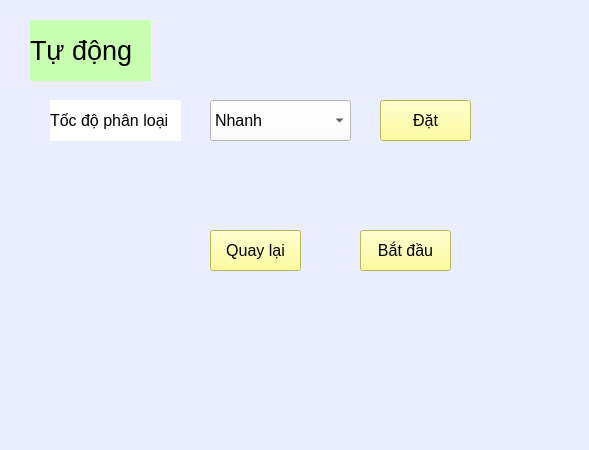
<?xml version="1.0" encoding="UTF-8"?>
<ui version="4.0">
 <class>Form</class>
 <widget class="QWidget" name="Form">
  <property name="geometry">
   <rect>
    <x>0</x>
    <y>0</y>
    <width>589</width>
    <height>450</height>
   </rect>
  </property>
  <property name="windowTitle">
   <string>Form</string>
  </property>
  <property name="styleSheet">
   <string notr="true">background-color:rgb(235, 238, 255)</string>
  </property>
  <widget class="QPushButton" name="btn_auto_set">
   <property name="geometry">
    <rect>
     <x>380</x>
     <y>100</y>
     <width>91</width>
     <height>41</height>
    </rect>
   </property>
   <property name="font">
    <font>
     <pointsize>12</pointsize>
    </font>
   </property>
   <property name="styleSheet">
    <string notr="true">background-color:rgb(255, 255, 127);</string>
   </property>
   <property name="text">
    <string>Đặt</string>
   </property>
  </widget>
  <widget class="QLabel" name="lbl_auto_02">
   <property name="geometry">
    <rect>
     <x>50</x>
     <y>100</y>
     <width>131</width>
     <height>41</height>
    </rect>
   </property>
   <property name="font">
    <font>
     <pointsize>12</pointsize>
    </font>
   </property>
   <property name="styleSheet">
    <string notr="true">background-color:#fff;</string>
   </property>
   <property name="text">
    <string>Tốc độ phân loại</string>
   </property>
  </widget>
  <widget class="QComboBox" name="cb_auto_speed">
   <property name="geometry">
    <rect>
     <x>210</x>
     <y>100</y>
     <width>141</width>
     <height>41</height>
    </rect>
   </property>
   <property name="font">
    <font>
     <pointsize>12</pointsize>
    </font>
   </property>
   <property name="styleSheet">
    <string notr="true">background-color:#fff;</string>
   </property>
   <item>
    <property name="text">
     <string>Nhanh</string>
    </property>
   </item>
   <item>
    <property name="text">
     <string>Thường</string>
    </property>
   </item>
   <item>
    <property name="text">
     <string>Chậm</string>
    </property>
   </item>
  </widget>
  <widget class="QPushButton" name="btn_auto_back">
   <property name="geometry">
    <rect>
     <x>210</x>
     <y>230</y>
     <width>91</width>
     <height>41</height>
    </rect>
   </property>
   <property name="font">
    <font>
     <pointsize>12</pointsize>
    </font>
   </property>
   <property name="styleSheet">
    <string notr="true">background-color:rgb(255, 255, 127);</string>
   </property>
   <property name="text">
    <string>Quay lại</string>
   </property>
  </widget>
  <widget class="QPushButton" name="btn_auto_start">
   <property name="geometry">
    <rect>
     <x>360</x>
     <y>230</y>
     <width>91</width>
     <height>41</height>
    </rect>
   </property>
   <property name="font">
    <font>
     <pointsize>12</pointsize>
    </font>
   </property>
   <property name="styleSheet">
    <string notr="true">background-color:rgb(255, 255, 127);</string>
   </property>
   <property name="text">
    <string>Bắt đầu</string>
   </property>
  </widget>
  <widget class="QLabel" name="lbl_auto_01">
   <property name="geometry">
    <rect>
     <x>30</x>
     <y>20</y>
     <width>121</width>
     <height>61</height>
    </rect>
   </property>
   <property name="font">
    <font>
     <pointsize>20</pointsize>
    </font>
   </property>
   <property name="styleSheet">
    <string notr="true">background-color:rgb(200, 255, 176);</string>
   </property>
   <property name="text">
    <string>Tự động</string>
   </property>
  </widget>
 </widget>
 <resources/>
 <connections/>
</ui>
